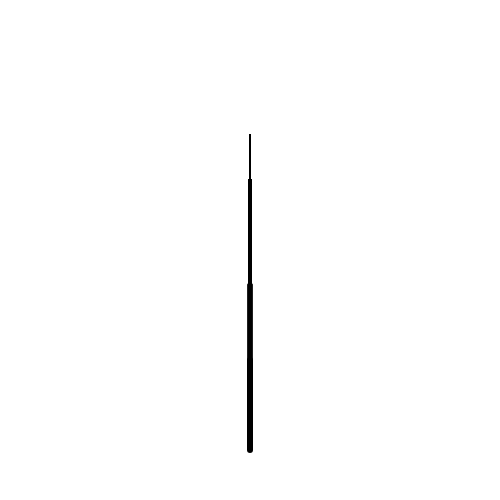
Frame 1 (no input)
Frame 60 (no input): identical to frame 1, image omitted
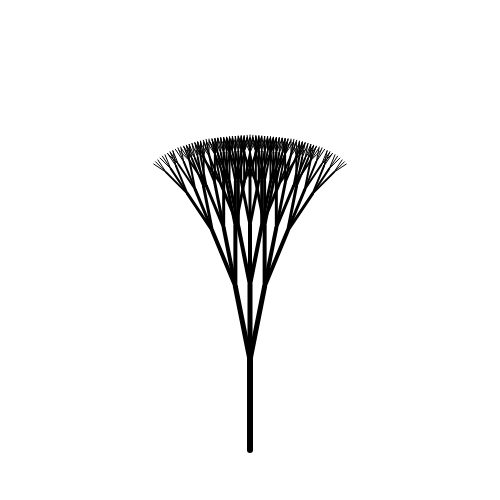
Frame 120 (the mouse pressed at the canvas centre since frame 60)

The p5.js sketch that drew these frames (run headless with seeded random() and noise() and a simulated clock; from frame 60 on, the mouse is pressed at the canvas centre):

// p5.js sketch
// ── sketch.js
//Balloon Tree
//Jayden Johnson
//11/13/2024




let ang; //angle for the tree will change by

let scale = 15;

let seed; // used for randomseed

let bDepth = 0; //Depth that balloons are drawn at


function setup() { 
  createCanvas(500, 500);
  background(255);
  seed = random(1, 100);  //generates a number 1,100
}

function draw() {
  background(255);
  randomSeed(seed); // uses seed to generate a randomseed
  drawTree(width / 2, height * 0.9, 90, 6);
}

function keyPressed() {
  if (key === 'z') { // if the key pressed is z decrease the depth
    bDepth--;        // that the ballons are drawn at
    if (bDepth <= 1) {
      bDepth = 1;   // makes sure the depth cant go negative
    }
  }
  else if (key === 'x') { // if the key pressed is x increase the depth
    bDepth++;            // that the balloons are drawn at
    if (bDepth > 7) {
      bDepth = 7;       //makes sure the depth cant go to a depth is greater than 7
    }
  }
}

function drawLine(x1, y1, x2, y2, depth) {
  //draw a line segment connecting (x1,y1) to (x2,y2)
  line(x1, y1, x2, y2);
}

function drawTree(x1, y1, angle, depth) {


  ang = map(mouseX, 0, width, 0, 22.5); //maps mouseX to a number between 0 and 22.5, which acts as an angle based on where the mouse is

  if (depth > 0) {
    let x2 = x1 + (cos(radians(angle)) * depth * scale);     //calculate endpoints of current branch
    let y2 = y1 - (sin(radians(angle)) * depth * scale);     //using trig ratios. Get shorter based on depth


    push();
    strokeWeight(depth);  //makes the branch sizes varied throughout using the depth as a stroke size
    drawLine(x1, y1, x2, y2, depth);
    pop();

    if (depth < bDepth && depth < 2) {    //checks to see if the depth is less than the ballon depth
      drawLeaf(x2, y2, random(15, 25));    //and if the depth is less than the depth number and draws a balloon at the specified depth
    }
    else if (depth < bDepth && depth < 4) { //the bigger the depth the bigger range of sizes the balloon can be
      drawLeaf(x2, y2, random(15, 35));
    }
    else if (depth < bDepth && depth < 6) {
      drawLeaf(x2, y2, random(15, 50));
    }
    else if (depth < bDepth && depth < 7) {
      drawLeaf(x2, y2, random(15, 60));
    }



    //for a 3-branch tree:
    drawTree(x2, y2, angle - ang, depth - 1); //changes angle by ang which = map(mouseX, 0, width, 0, 22.5)
    drawTree(x2, y2, angle + ang, depth - 1);
    drawTree(x2, y2, angle, depth - 1);
  }
}

function drawLeaf(x, y, d) {


  fill(random(255), random(255), random(255)); //generates a random color for the balloon
  circle(x, y, d);                             //Draws a circle at the provided x, y, and with d(diameter)
}
